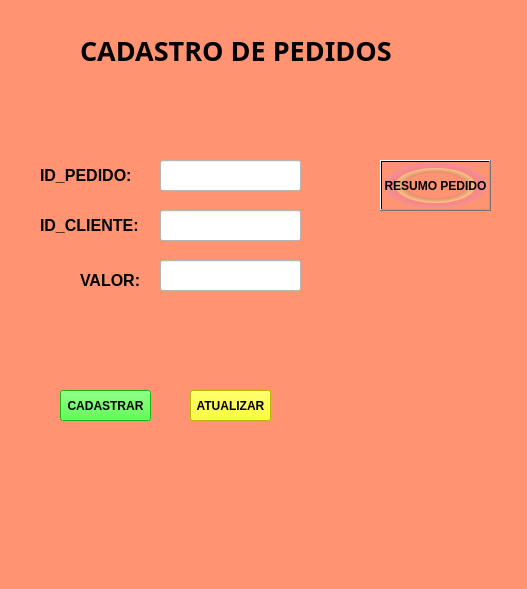
<?xml version="1.0" encoding="UTF-8"?>
<ui version="4.0">
 <class>MainWindow</class>
 <widget class="QMainWindow" name="MainWindow">
  <property name="geometry">
   <rect>
    <x>0</x>
    <y>0</y>
    <width>527</width>
    <height>589</height>
   </rect>
  </property>
  <property name="windowTitle">
   <string>MainWindow</string>
  </property>
  <property name="styleSheet">
   <string notr="true">background-color: rgb(255, 147, 114);</string>
  </property>
  <widget class="QWidget" name="centralwidget">
   <widget class="QLabel" name="label">
    <property name="geometry">
     <rect>
      <x>80</x>
      <y>0</y>
      <width>411</width>
      <height>101</height>
     </rect>
    </property>
    <property name="font">
     <font>
      <family>Arial Black</family>
      <pointsize>20</pointsize>
      <weight>75</weight>
      <bold>true</bold>
     </font>
    </property>
    <property name="text">
     <string>CADASTRO DE PEDIDOS</string>
    </property>
   </widget>
   <widget class="QLabel" name="label_4">
    <property name="geometry">
     <rect>
      <x>40</x>
      <y>160</y>
      <width>131</width>
      <height>31</height>
     </rect>
    </property>
    <property name="font">
     <font>
      <pointsize>12</pointsize>
      <weight>75</weight>
      <bold>true</bold>
     </font>
    </property>
    <property name="text">
     <string>ID_PEDIDO:</string>
    </property>
   </widget>
   <widget class="QLabel" name="label_5">
    <property name="geometry">
     <rect>
      <x>40</x>
      <y>210</y>
      <width>111</width>
      <height>31</height>
     </rect>
    </property>
    <property name="font">
     <font>
      <pointsize>12</pointsize>
      <weight>75</weight>
      <bold>true</bold>
     </font>
    </property>
    <property name="text">
     <string>ID_CLIENTE:</string>
    </property>
   </widget>
   <widget class="QLabel" name="label_2">
    <property name="geometry">
     <rect>
      <x>80</x>
      <y>270</y>
      <width>61</width>
      <height>20</height>
     </rect>
    </property>
    <property name="font">
     <font>
      <pointsize>12</pointsize>
      <weight>75</weight>
      <bold>true</bold>
     </font>
    </property>
    <property name="text">
     <string>VALOR:</string>
    </property>
   </widget>
   <widget class="QLineEdit" name="lineEdit">
    <property name="geometry">
     <rect>
      <x>160</x>
      <y>160</y>
      <width>141</width>
      <height>31</height>
     </rect>
    </property>
    <property name="styleSheet">
     <string notr="true">background-color: rgb(255, 255, 255);</string>
    </property>
   </widget>
   <widget class="QLineEdit" name="lineEdit_2">
    <property name="geometry">
     <rect>
      <x>160</x>
      <y>210</y>
      <width>141</width>
      <height>31</height>
     </rect>
    </property>
    <property name="styleSheet">
     <string notr="true">background-color: rgb(255, 255, 255);</string>
    </property>
   </widget>
   <widget class="QLineEdit" name="lineEdit_3">
    <property name="geometry">
     <rect>
      <x>160</x>
      <y>260</y>
      <width>141</width>
      <height>31</height>
     </rect>
    </property>
    <property name="styleSheet">
     <string notr="true">background-color: rgb(255, 255, 255);</string>
    </property>
   </widget>
   <widget class="QPushButton" name="BtInsert">
    <property name="geometry">
     <rect>
      <x>60</x>
      <y>390</y>
      <width>91</width>
      <height>31</height>
     </rect>
    </property>
    <property name="font">
     <font>
      <weight>75</weight>
      <bold>true</bold>
     </font>
    </property>
    <property name="styleSheet">
     <string notr="true">background-color: rgb(31, 255, 19);</string>
    </property>
    <property name="text">
     <string>CADASTRAR</string>
    </property>
   </widget>
   <widget class="QPushButton" name="BtUpdate">
    <property name="geometry">
     <rect>
      <x>190</x>
      <y>390</y>
      <width>81</width>
      <height>31</height>
     </rect>
    </property>
    <property name="font">
     <font>
      <weight>75</weight>
      <bold>true</bold>
     </font>
    </property>
    <property name="styleSheet">
     <string notr="true">background-color: rgb(255, 255, 0);</string>
    </property>
    <property name="text">
     <string>ATUALIZAR</string>
    </property>
   </widget>
   <widget class="QPushButton" name="BtListar">
    <property name="geometry">
     <rect>
      <x>380</x>
      <y>160</y>
      <width>111</width>
      <height>51</height>
     </rect>
    </property>
    <property name="font">
     <font>
      <weight>75</weight>
      <bold>true</bold>
     </font>
    </property>
    <property name="styleSheet">
     <string notr="true">background-color: qradialgradient(spread:pad, cx:0.5, cy:0.5, radius:0.5, fx:0.5, fy:0.5, stop:0 rgba(0, 0, 0, 0), stop:0.52 rgba(0, 0, 0, 0), stop:0.565 rgba(82, 121, 76, 33), stop:0.65 rgba(159, 235, 148, 64), stop:0.721925 rgba(255, 238, 150, 129), stop:0.77 rgba(255, 128, 128, 204), stop:0.89 rgba(191, 128, 255, 64), stop:1 rgba(0, 0, 0, 0));</string>
    </property>
    <property name="text">
     <string>RESUMO PEDIDO</string>
    </property>
   </widget>
  </widget>
  <widget class="QMenuBar" name="menubar">
   <property name="geometry">
    <rect>
     <x>0</x>
     <y>0</y>
     <width>527</width>
     <height>21</height>
    </rect>
   </property>
  </widget>
  <widget class="QStatusBar" name="statusbar"/>
 </widget>
 <resources/>
 <connections/>
</ui>
